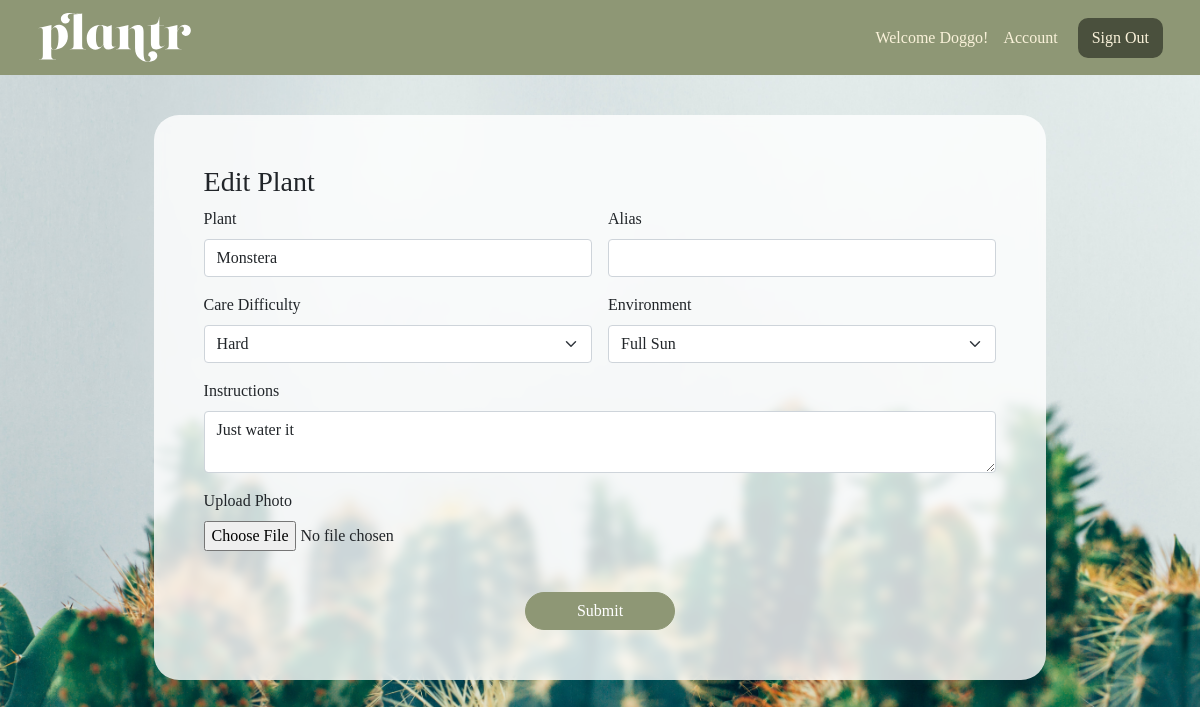
The page /plantr/31/edit (signed in) on the database its author committed.
### login_app/models.py (models this page shows)
class User(models.Model):
   alias = models.CharField(max_length=50)
   fname = models.CharField(max_length=50)
   lname = models.CharField(max_length=50)
   email = models.CharField(max_length=50)
   password = models.CharField(max_length=50)
   created_at = models.DateTimeField(auto_now_add = True)
   updated_at = models.DateTimeField(auto_now = True)
   objects = UserManager()

### plantApp/models.py (models this page shows, shortened)
class Plant(models.Model):
   LEVELS = (
   (0, ''),
   (1, 'Easy'),
   (2, 'Medium'),
   (3, 'Hard'),
)
   poster = models.ForeignKey(User, related_name = "user_plants", on_delete = models.CASCADE)
   plantName = models.CharField(max_length=50)
   plantAlt = models.CharField(max_length=255, blank=True, default='')
   level = models.CharField(max_length=50)
   env = models.CharField(max_length=1, choices=LEVELS)
   desc = models.CharField(max_length=255)
   plantImg = models.ImageField(upload_to='plants/', null=True, blank=True, default='../static/default_plant.jpg')
   users_fav = models.ManyToManyField(User, related_name = 'fav_plants')
   objects = plantsManager()

### plantApp/views.py (the view)
# urls.py: path('<int:plant_id>/edit', views.editPlant),
def editPlant(request, plant_id):
   if 'user_id' not in request.session:
        messages.error(request, "Must be logged in!")
        return redirect('/')
   user = User.objects.get(id=request.session['user_id'])
   plantToEdit = Plant.objects.get(id = plant_id)
   context = {
      'user': user,
      'plant': plantToEdit
   }
   return render(request, 'edit_plant.html', context)

### plantApp/templates/edit_plant.html (shortened to what this page needs)
<!DOCTYPE html>
<html lang="en">
<head>
   <link href="https://cdn.jsdelivr.net/npm/bootstrap@5.0.1/dist/css/bootstrap.min.css" rel="stylesheet">
   {% load static %}
   <link rel="stylesheet" href="{% static 'plantApp/static/css/editplant.css' %}">
</head>
<body>
   <div id='container'>
      <nav class="navbar navbar-light">
         <div class="container-fluid">
            <a class="navbar-brand" href="/plantr">
               <img src="/static/plantr-light.svg" alt="" width="155" height="55">
            </a>
            <form class="d-flex">
               <span class="navbar-text">
                  Welcome {{ user.alias }}! &nbsp;&nbsp;
                  <a href="../users/{{ user.id }}">Account</a>
               </span>
               <a href="/logout" class="btn btn-danger" role="button">
                  Sign Out
                  </a>
               </form>
         </div>
         </nav>
   <div class='container-sm'>
      <div class='forms'>
         <h3>Edit Plant</h3>
            <form action='../{{ plant.id }}/update' method="POST" enctype="multipart/form-data" class="row g-3">
               <div class="col-md-6">
                  <label for="inputPlant4" class="form-label">Plant</label>
                  <input type="text" name='plantName' class="form-control" id="inputPlant4" value="{{ plant.plantName }}">
               </div>
               <div class="col-md-6">
                  <label for="inputAlias4" class="form-label">Alias</label>
                  <input type="text" name='plantAlt' class="form-control" id="inputAlias4" value="{{ plant.plantAlt }}">
               </div>
               <div class="col-md-6">
                  <label for="inputLevel" class="form-label">Care Difficulty</label>
                     <select id="level" name="level" class="form-select">
                        <option selected value='{{ plant.level }}'>{{ plant.level }}</option>
                     </select>
                  </div>
                  <div class="col-md-6">
                  <label for="inputEnv" class="form-label">Environment</label>
                     <select id="env" name="env" class="form-select">
                        <option selected value='{{ plant.env }}'>{{ plant.env }}</option>
                     </select>
                  </div>
               <div class="col-12">
                  <label for="inputDesc" class="form-label">Instructions</label>
                  <div class="input-group">
                  <textarea class="form-control" name='desc' aria-label="With textarea">{{ plant.desc }}</textarea>
                  </div>
               </div>
               <div class="col-12">
                  <label for="inputPhoto" class="form-label">Upload Photo</label><br>
                  <input type='file' name='plantImg' class='desc_input'>
               </div>
               <div class="col-12 text-center">
                  <button type="submit" class="btn btn-success">Submit</button>
               </div>
            </form>
         </div>
      </div>
   </div>
</body>
</html>

### plantApp/static/css/editplant.css (style rules this page uses)
* { margin: 0; padding: 0; font-family:Georgia, 'Times New Roman', Times, serif; }
body { width: 100%; background: #8e9775; background: url("../../../static/plantr.jpeg") no-repeat center center fixed; background-size: cover; }
.navbar-text a { color: #faf2da !important; text-decoration: none; }
.navbar.navbar-light { background-color: #8e9775; padding: 5px 25px; }
.navbar-light .navbar-text { color: #faf2da; font-weight: 100; }
.btn.btn-danger { background-color: #4a503d; color: #faf2da; border: 2px solid #4a503d; border-radius: 10px; margin-left: 20px; }
.btn.btn-success { border-radius: 50px; background-color: #8e9775; border: 1px solid #8e9775; min-width: 150px; margin-top: 25px; }
.forms { background-color: rgb(255, 255, 255, 0.8); padding: 50px; border-radius: 25px; margin: 40px 10%; backdrop-filter: blur(5px); }

### rows shown on the page
User: alias "Doggo"
Plant: plantName "Monstera", level "Hard", env "Full Sun", desc "Just water it"
